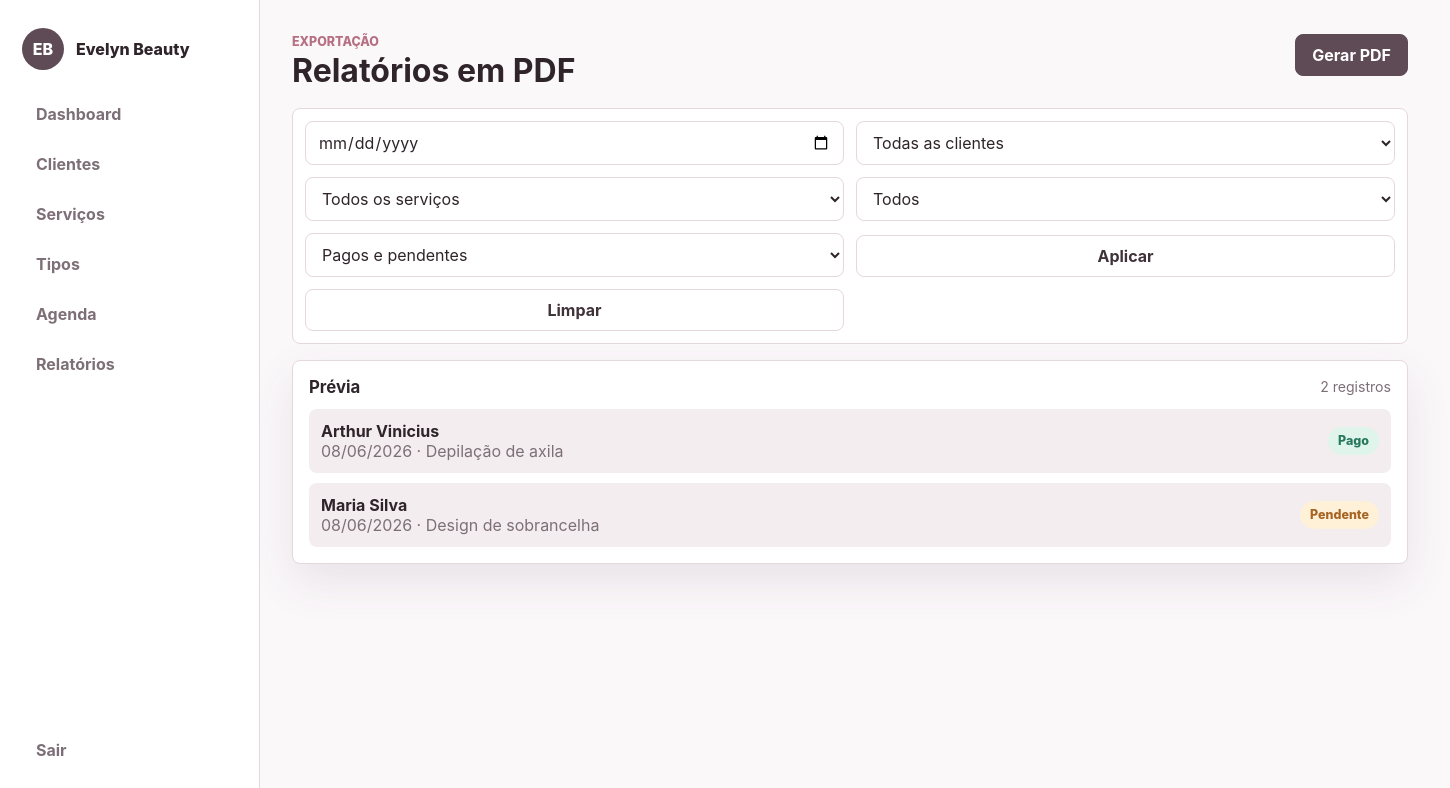
Page /relatorios/ (signed in) on the committed database.
### models/appointment.py (models this page shows)
class Appointment(db.Model):
    __tablename__ = "appointments"
    id = db.Column(db.Integer, primary_key=True)
    client_id = db.Column(db.Integer, db.ForeignKey("clients.id"), nullable=False)
    service_id = db.Column(db.Integer, db.ForeignKey("services.id"), nullable=False)
    scheduled_at = db.Column(db.DateTime, nullable=False, index=True)
    appointment_status = db.Column(
        db.String(20), nullable=False, default="Agendado", index=True
    )
    payment_status = db.Column(
        db.String(20), nullable=False, default="Pendente", index=True
    )
    payment_method = db.Column(db.String(20), nullable=False, default="Pix")
    amount = db.Column(db.Numeric(10, 2), nullable=False)
    notes = db.Column(db.Text)
    created_at = db.Column(db.DateTime, default=datetime.utcnow, nullable=False)
    updated_at = db.Column(
        db.DateTime, default=datetime.utcnow, onupdate=datetime.utcnow, nullable=False
    )
    client = db.relationship("Client", back_populates="appointments")
    service = db.relationship("Service", back_populates="appointments")

### models/client.py (models this page shows)
class Client(db.Model):
    __tablename__ = "clients"
    id = db.Column(db.Integer, primary_key=True)
    name = db.Column(db.String(140), nullable=False, index=True)
    phone = db.Column(db.String(40), nullable=False)
    email = db.Column(db.String(140), nullable=True)
    notes = db.Column(db.Text)
    created_at = db.Column(db.DateTime, default=datetime.utcnow, nullable=False)
    appointments = db.relationship(
        "Appointment", back_populates="client", cascade="all, delete-orphan"
    )

### models/service.py (models this page shows)
class Service(db.Model):
    __tablename__ = "services"
    id = db.Column(db.Integer, primary_key=True)
    name = db.Column(db.String(120), nullable=False, unique=True)
    description = db.Column(db.Text)
    service_type_id = db.Column(db.Integer, db.ForeignKey("service_types.id"), nullable=True)
    price = db.Column(db.Numeric(10, 2), nullable=False, default=Decimal("0.00"))
    duration_minutes = db.Column(db.Integer, nullable=False, default=60)
    active = db.Column(db.Boolean, nullable=False, default=True)
    service_type = db.relationship("ServiceType", back_populates="services")
    appointments = db.relationship("Appointment", back_populates="service")

### controllers/report_controller.py (the view)
@report_bp.route("/")
@login_required
def index():
    appointments = appointment_query_from_args(request.args).all()
    clients = Client.query.order_by(Client.name.asc()).all()
    services = Service.query.order_by(Service.name.asc()).all()
    return render_template(
        "reports/index.html",
        appointments=appointments,
        clients=clients,
        services=services,
        appointment_statuses=APPOINTMENT_STATUSES,
        payment_statuses=PAYMENT_STATUSES,
        filters=request.args,
    )

### controllers/auth_controller.py (called while the page is built)
def login_required(view):
    @wraps(view)
    def wrapped_view(*args, **kwargs):
        if not session.get("user_id"):
            flash("Entre para acessar o sistema.", "warning")
            return redirect(url_for("auth.login"))
        return view(*args, **kwargs)
    return wrapped_view

### services/filters.py (called while the page is built)
def parse_date(value):
    if not value:
        return None
    try:
        return datetime.strptime(value, "%Y-%m-%d").date()
    except ValueError:
        return None

def appointment_query_from_args(args):
    query = Appointment.query
    date_value = parse_date(args.get("date"))
    if date_value:
        start = datetime.combine(date_value, time.min)
        end = datetime.combine(date_value, time.max)
        query = query.filter(Appointment.scheduled_at.between(start, end))
    if args.get("client_id"):
        query = query.filter(Appointment.client_id == args.get("client_id"))
    if args.get("service_id"):
        query = query.filter(Appointment.service_id == args.get("service_id"))
    if args.get("payment_status"):
        query = query.filter(Appointment.payment_status == args.get("payment_status"))
    if args.get("appointment_status"):
        query = query.filter(
            Appointment.appointment_status == args.get("appointment_status")
        )
    return query.order_by(Appointment.scheduled_at.desc())

### templates/reports/index.html (shortened to what this page needs)
{% extends "base.html" %}
{% block content %}
<header class="page-header">
    <div>
        <p class="eyebrow">Exportação</p>
        <h1>Relatórios em PDF</h1>
    </div>
    <a class="btn primary" href="{{ url_for('reports.pdf', **filters) }}">Gerar PDF</a>
</header>
<form class="filters" method="get">
    <input type="date" name="date" value="{{ filters.get('date', '') }}">
    <select name="client_id">
        <option value="">Todas as clientes</option>
    </select>
    <select name="service_id">
        <option value="">Todos os serviços</option>
    </select>
    <select name="appointment_status">
        <option value="">Todos</option>
    </select>
    <select name="payment_status">
        <option value="">Pagos e pendentes</option>
    </select>
    <button class="btn" type="submit">Aplicar</button>
    <a class="btn ghost" href="{{ url_for('reports.index') }}">Limpar</a>
</form>
<section class="panel">
    <div class="panel-title">
        <h2>Prévia</h2>
        <span>{{ appointments|length }} registros</span>
    </div>
    <div class="list">
        {% for item in appointments[:12] %}
        <div class="list-row">
            <div>
                <strong>{{ item.client.name }}</strong>
                <span>{{ item.scheduled_at.strftime("%d/%m/%Y") }} · {{ item.service.name }}</span>
            </div>
            <em class="pill {{ item.payment_status|lower }}">{{ item.payment_status }}</em>
        </div>
        {% else %}
        <p class="empty">Nenhum registro para os filtros atuais.</p>
        {% endfor %}
    </div>
</section>
{% endblock %}

### static/css/style.css (style rules this page uses)
:root { --bg: #fbf8fa; --surface: #ffffff; --surface-soft: #f3edf0; --text: #2e242a; --muted: #7d6f77; --brand: #5f4b56; --brand-strong: #3f3239; --accent: #b66f83; --ok: #28785f; --warn: #a66321; --danger: #ad3f4a; --line: #e4d8de; --shadow: 0 18px 45px rgba(80, 56, 69, 0.11); }
* { box-sizing: border-box; }
html { min-height: 100%; }
body { min-height: 100%; margin: 0; background: var(--bg); color: var(--text); font-family: Inter, ui-sans-serif, system-ui, -apple-system, BlinkMacSystemFont, "Segoe UI", sans-serif; letter-spacing: 0; }
a { color: inherit; text-decoration: none; }
button, input, select, textarea { font: inherit; }
.login-brand h1, .page-header h1 { margin: 0; line-height: 1.02; }
.login-brand p, .card p, .empty, .hint, .list-row span { color: var(--muted); }
.page-header { display: flex; align-items: flex-start; justify-content: space-between; gap: 16px; margin-bottom: 20px; }
.eyebrow { margin: 0 0 6px; color: var(--accent); font-size: 0.78rem; font-weight: 800; text-transform: uppercase; }
.btn { min-height: 42px; display: inline-flex; align-items: center; justify-content: center; gap: 8px; padding: 0 16px; border: 1px solid var(--line); border-radius: 8px; background: var(--surface); color: var(--brand-strong); cursor: pointer; font-weight: 750; white-space: nowrap; }
.btn.primary { border-color: var(--brand); background: var(--brand); color: #fff; }
.btn.ghost { background: transparent; }
.metric, .panel, .card, .form-card, .table-panel { background: var(--surface); border: 1px solid var(--line); border-radius: 8px; box-shadow: var(--shadow); }
.metric span, .panel-title span { color: var(--muted); font-size: 0.88rem; }
.panel, .table-panel { padding: 16px; }
.panel-title { display: flex; align-items: center; justify-content: space-between; gap: 12px; margin-bottom: 12px; }
.panel-title h2, .card h2 { margin: 0; font-size: 1.05rem; }
.list { display: grid; gap: 10px; }
.list-row { display: flex; align-items: center; justify-content: space-between; gap: 12px; padding: 12px; border-radius: 8px; background: var(--surface-soft); }
.list-row strong, .list-row span { display: block; }
.pill { display: inline-flex; min-height: 28px; align-items: center; border-radius: 999px; padding: 4px 10px; background: #efe6ea; color: var(--brand-strong); font-size: 0.78rem; font-style: normal; font-weight: 800; }
.pill.pago { background: #dff4eb; color: var(--ok); }
.pill.pendente { background: #fff0d8; color: var(--warn); }
input, select, textarea { width: 100%; min-height: 44px; border: 1px solid var(--line); border-radius: 8px; background: #fff; color: var(--text); padding: 10px 12px; }
.form-grid, .filters { display: grid; gap: 12px; }
.filters { margin-bottom: 16px; padding: 12px; border: 1px solid var(--line); border-radius: 8px; background: var(--surface); }
@media (min-width: 760px) { .form-grid, .filters { grid-template-columns: repeat(2, minmax(0, 1fr)); } }
@media (min-width: 760px) { .filters { align-items: end; } }

### rows in the picture
Appointment: client.name "Arthur Vinicius", scheduled_at "08/06/2026", service.name "Depilação de axila", payment_status "Pago"
Appointment: client.name "Maria Silva", scheduled_at "08/06/2026", service.name "Design de sobrancelha", payment_status "Pendente"

### other values in the picture
{{ app_name }} "Evelyn Beauty"
{{ appointments|length }} "2"
